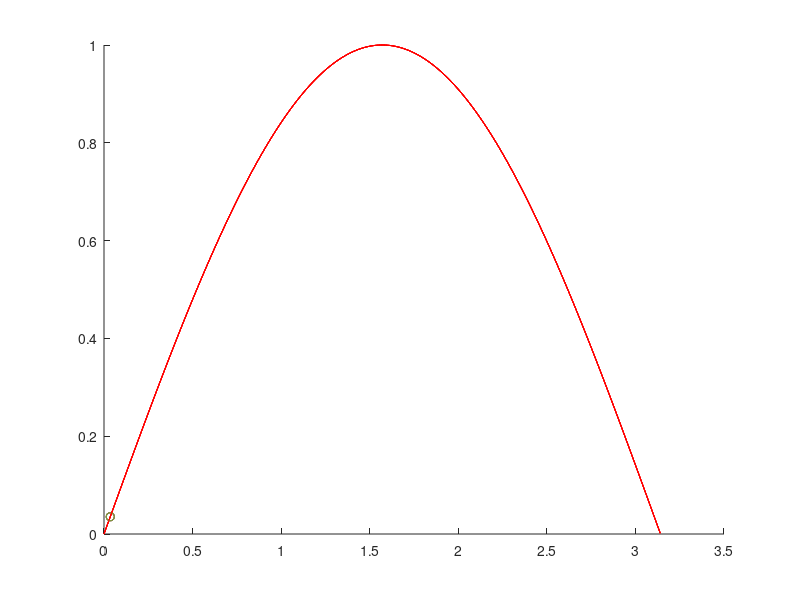

MATLAB code to generate this figure:
clc
clear
close all
u = [1e-16 1e-16]';
du = [0 0]';
ds = .1;
for j = 1:5
for ds = .05
for i = 1:10
%    res = tan(u(1)) - sqrt(2)*sin(u(1))+u(2)
   res = sin(u(1)) - u(2)
   p = u(1)^2+u(2)^2-ds^2;
%   p = u(2)^2 -ds^2;
%    K  = 1+tan(u(1))^2 - sqrt(2)*cos(u(1));
     K = cos(u(1));
%    du = inv(K)*-res;
%    u = u+du;
   
   ktan = [K -1; 2*u(1) 2*ds]
   f = [-res -p]';
   du = inv(ktan)*f;
   u = u+du ;
   
   hold on
   end
   plot(u(1), u(2),'o')
   x = 0:.01:pi;
   plot(x,sin(x),'r')
%    pause
    
    
end
end